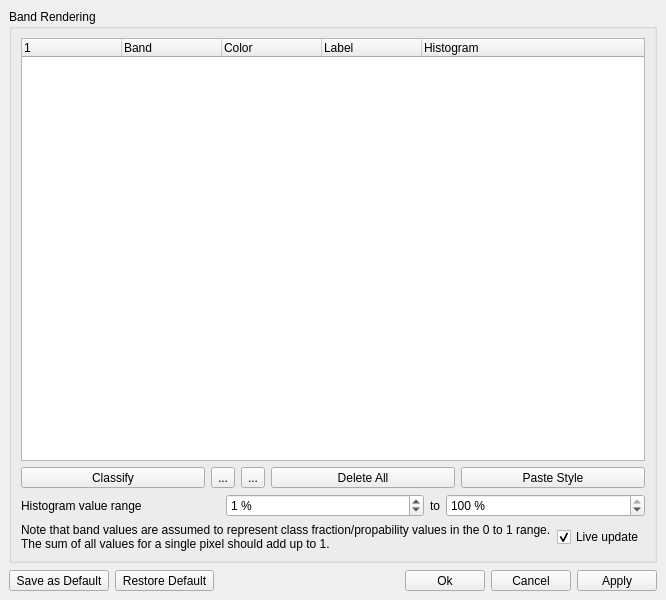
<?xml version="1.0" encoding="UTF-8"?>
<ui version="4.0">
 <class>MainWindow</class>
 <widget class="QMainWindow" name="MainWindow">
  <property name="geometry">
   <rect>
    <x>0</x>
    <y>0</y>
    <width>615</width>
    <height>600</height>
   </rect>
  </property>
  <property name="windowTitle">
   <string>Class Fraction/Probability Rendering — {layerName}</string>
  </property>
  <widget class="QWidget" name="centralwidget">
   <layout class="QVBoxLayout" name="verticalLayout" stretch="1,0,0">
    <item>
     <widget class="QgsCollapsibleGroupBox" name="mGroupBox">
      <property name="title">
       <string>Band Rendering</string>
      </property>
      <layout class="QVBoxLayout" name="verticalLayout_2">
       <item>
        <widget class="QTreeWidget" name="mTree">
         <property name="sizePolicy">
          <sizepolicy hsizetype="Expanding" vsizetype="Expanding">
           <horstretch>0</horstretch>
           <verstretch>0</verstretch>
          </sizepolicy>
         </property>
         <property name="frameShape">
          <enum>QFrame::StyledPanel</enum>
         </property>
         <property name="frameShadow">
          <enum>QFrame::Sunken</enum>
         </property>
         <property name="indentation">
          <number>20</number>
         </property>
         <attribute name="headerCascadingSectionResizes">
          <bool>true</bool>
         </attribute>
         <attribute name="headerHighlightSections">
          <bool>false</bool>
         </attribute>
         <column>
          <property name="text">
           <string/>
          </property>
         </column>
         <column>
          <property name="text">
           <string>Band</string>
          </property>
         </column>
         <column>
          <property name="text">
           <string>Color</string>
          </property>
         </column>
         <column>
          <property name="text">
           <string>Label</string>
          </property>
         </column>
         <column>
          <property name="text">
           <string>Histogram</string>
          </property>
         </column>
        </widget>
       </item>
       <item>
        <layout class="QHBoxLayout" name="horizontalLayout">
         <item>
          <widget class="QToolButton" name="mClassify">
           <property name="sizePolicy">
            <sizepolicy hsizetype="Expanding" vsizetype="Fixed">
             <horstretch>0</horstretch>
             <verstretch>0</verstretch>
            </sizepolicy>
           </property>
           <property name="text">
            <string>Classify</string>
           </property>
          </widget>
         </item>
         <item>
          <widget class="QToolButton" name="mAdd">
           <property name="text">
            <string>...</string>
           </property>
           <property name="icon">
            <iconset>
             <normaloff>:/images/themes/default/symbologyAdd.svg</normaloff>:/images/themes/default/symbologyAdd.svg</iconset>
           </property>
           <property name="popupMode">
            <enum>QToolButton::InstantPopup</enum>
           </property>
           <property name="arrowType">
            <enum>Qt::NoArrow</enum>
           </property>
          </widget>
         </item>
         <item>
          <widget class="QToolButton" name="mRemove">
           <property name="text">
            <string>...</string>
           </property>
           <property name="icon">
            <iconset>
             <normaloff>:/images/themes/default/symbologyRemove.svg</normaloff>:/images/themes/default/symbologyRemove.svg</iconset>
           </property>
           <property name="popupMode">
            <enum>QToolButton::InstantPopup</enum>
           </property>
           <property name="arrowType">
            <enum>Qt::NoArrow</enum>
           </property>
          </widget>
         </item>
         <item>
          <widget class="QToolButton" name="mDeleteAll">
           <property name="sizePolicy">
            <sizepolicy hsizetype="Expanding" vsizetype="Fixed">
             <horstretch>0</horstretch>
             <verstretch>0</verstretch>
            </sizepolicy>
           </property>
           <property name="text">
            <string>Delete All</string>
           </property>
          </widget>
         </item>
         <item>
          <widget class="QToolButton" name="mPasteStyle">
           <property name="sizePolicy">
            <sizepolicy hsizetype="Expanding" vsizetype="Fixed">
             <horstretch>0</horstretch>
             <verstretch>0</verstretch>
            </sizepolicy>
           </property>
           <property name="text">
            <string>Paste Style</string>
           </property>
          </widget>
         </item>
        </layout>
       </item>
       <item>
        <layout class="QHBoxLayout" name="horizontalLayout_4">
         <item>
          <widget class="QLabel" name="label_2">
           <property name="text">
            <string>Histogram value range</string>
           </property>
          </widget>
         </item>
         <item>
          <widget class="QSpinBox" name="mMin">
           <property name="suffix">
            <string> %</string>
           </property>
           <property name="prefix">
            <string/>
           </property>
           <property name="maximum">
            <number>49</number>
           </property>
           <property name="value">
            <number>1</number>
           </property>
          </widget>
         </item>
         <item>
          <widget class="QLabel" name="label_3">
           <property name="sizePolicy">
            <sizepolicy hsizetype="Fixed" vsizetype="Preferred">
             <horstretch>0</horstretch>
             <verstretch>0</verstretch>
            </sizepolicy>
           </property>
           <property name="text">
            <string>to</string>
           </property>
          </widget>
         </item>
         <item>
          <widget class="QSpinBox" name="mMax">
           <property name="suffix">
            <string> %</string>
           </property>
           <property name="minimum">
            <number>51</number>
           </property>
           <property name="maximum">
            <number>100</number>
           </property>
           <property name="value">
            <number>100</number>
           </property>
          </widget>
         </item>
        </layout>
       </item>
       <item>
        <layout class="QHBoxLayout" name="horizontalLayout_3">
         <property name="topMargin">
          <number>0</number>
         </property>
         <item>
          <widget class="QLabel" name="label">
           <property name="text">
            <string>Note that band values are assumed to represent class fraction/propability values in the 0 to 1 range.
The sum of all values for a single pixel should add up to 1.</string>
           </property>
          </widget>
         </item>
         <item>
          <spacer name="horizontalSpacer_2">
           <property name="orientation">
            <enum>Qt::Horizontal</enum>
           </property>
           <property name="sizeHint" stdset="0">
            <size>
             <width>1</width>
             <height>20</height>
            </size>
           </property>
          </spacer>
         </item>
         <item>
          <widget class="QCheckBox" name="mLiveUpdate">
           <property name="toolTip">
            <string>Whether to auto-apply styling.</string>
           </property>
           <property name="text">
            <string>Live update</string>
           </property>
           <property name="checked">
            <bool>true</bool>
           </property>
          </widget>
         </item>
        </layout>
       </item>
      </layout>
     </widget>
    </item>
    <item>
     <spacer name="verticalSpacer">
      <property name="orientation">
       <enum>Qt::Vertical</enum>
      </property>
      <property name="sizeHint" stdset="0">
       <size>
        <width>20</width>
        <height>1</height>
       </size>
      </property>
     </spacer>
    </item>
    <item>
     <layout class="QHBoxLayout" name="horizontalLayout_2">
      <item>
       <widget class="QToolButton" name="mSaveStyle">
        <property name="sizePolicy">
         <sizepolicy hsizetype="Fixed" vsizetype="Fixed">
          <horstretch>0</horstretch>
          <verstretch>0</verstretch>
         </sizepolicy>
        </property>
        <property name="minimumSize">
         <size>
          <width>80</width>
          <height>0</height>
         </size>
        </property>
        <property name="toolTip">
         <string>Stores the current style as default style.</string>
        </property>
        <property name="text">
         <string>Save as Default</string>
        </property>
       </widget>
      </item>
      <item>
       <widget class="QToolButton" name="mLoadStyle">
        <property name="sizePolicy">
         <sizepolicy hsizetype="Fixed" vsizetype="Fixed">
          <horstretch>0</horstretch>
          <verstretch>0</verstretch>
         </sizepolicy>
        </property>
        <property name="minimumSize">
         <size>
          <width>80</width>
          <height>0</height>
         </size>
        </property>
        <property name="toolTip">
         <string>Restore the default style.</string>
        </property>
        <property name="text">
         <string>Restore Default</string>
        </property>
       </widget>
      </item>
      <item>
       <spacer name="horizontalSpacer">
        <property name="orientation">
         <enum>Qt::Horizontal</enum>
        </property>
        <property name="sizeHint" stdset="0">
         <size>
          <width>40</width>
          <height>20</height>
         </size>
        </property>
       </spacer>
      </item>
      <item>
       <widget class="QToolButton" name="mOk">
        <property name="sizePolicy">
         <sizepolicy hsizetype="Fixed" vsizetype="Fixed">
          <horstretch>0</horstretch>
          <verstretch>0</verstretch>
         </sizepolicy>
        </property>
        <property name="minimumSize">
         <size>
          <width>80</width>
          <height>0</height>
         </size>
        </property>
        <property name="toolTip">
         <string>Apply style and close dialog.</string>
        </property>
        <property name="text">
         <string>Ok</string>
        </property>
       </widget>
      </item>
      <item>
       <widget class="QToolButton" name="mCancel">
        <property name="sizePolicy">
         <sizepolicy hsizetype="Fixed" vsizetype="Fixed">
          <horstretch>0</horstretch>
          <verstretch>0</verstretch>
         </sizepolicy>
        </property>
        <property name="minimumSize">
         <size>
          <width>80</width>
          <height>0</height>
         </size>
        </property>
        <property name="toolTip">
         <string>Restore original style and close dialog.</string>
        </property>
        <property name="text">
         <string>Cancel</string>
        </property>
       </widget>
      </item>
      <item>
       <widget class="QToolButton" name="mApply">
        <property name="sizePolicy">
         <sizepolicy hsizetype="Fixed" vsizetype="Fixed">
          <horstretch>0</horstretch>
          <verstretch>0</verstretch>
         </sizepolicy>
        </property>
        <property name="minimumSize">
         <size>
          <width>80</width>
          <height>0</height>
         </size>
        </property>
        <property name="toolTip">
         <string>Apply style.</string>
        </property>
        <property name="text">
         <string>Apply</string>
        </property>
       </widget>
      </item>
     </layout>
    </item>
   </layout>
  </widget>
 </widget>
 <customwidgets>
  <customwidget>
   <class>QgsCollapsibleGroupBox</class>
   <extends>QGroupBox</extends>
   <header>qgscollapsiblegroupbox.h</header>
   <container>1</container>
  </customwidget>
 </customwidgets>
 <resources/>
 <connections/>
</ui>
